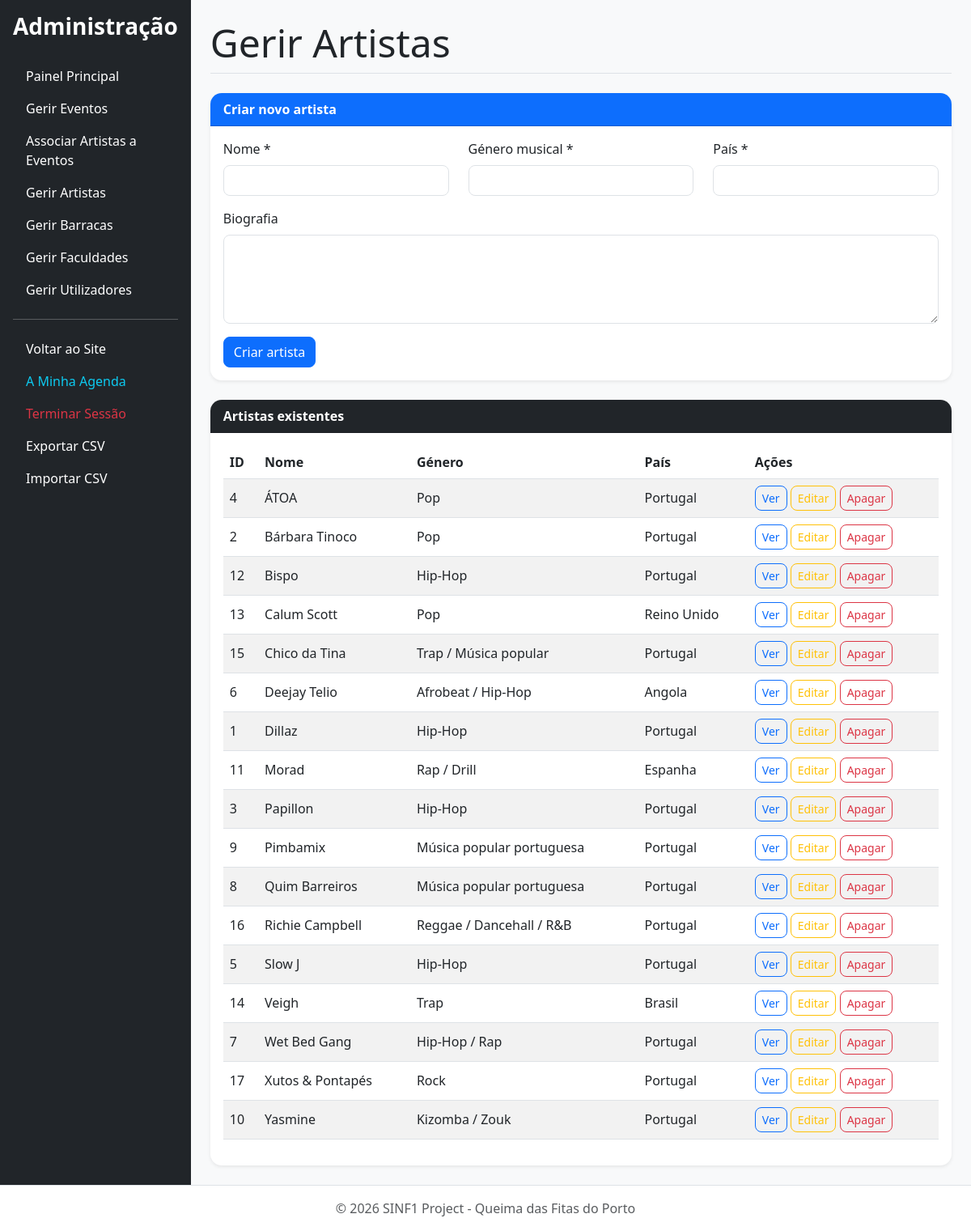
Screenshot of /public/admin/manage_artists.php (signed in) with the database file from the repository.
### tables this page shows
CREATE TABLE `artist` (
  `id_artist` int(11) NOT NULL,
  `name` varchar(100) NOT NULL,
  `musical_genre` varchar(50) DEFAULT NULL,
  `country` varchar(50) DEFAULT NULL,
  `biography` text DEFAULT NULL
);

### src/dal/DataAccessLayer.php (called while the page is built, shortened)
<?php
class DataAccessLayer {
    private $conn;
    public function __construct() {
        $this->conn = new mysqli(DB_HOST, DB_USER, DB_PASS, DB_NAME);
        $this->conn->set_charset("utf8mb4");
    }
    public function executeSelect($query, $params = [], $types = "") {
        $stmt = $this->conn->prepare($query);
        $stmt->execute();
        $result = $stmt->get_result();
        $data = $result->fetch_all(MYSQLI_ASSOC);
        return $data;
    }
}
?>

### src/bll/BusinessLogicLayer.php (called while the page is built, shortened)
<?php
require_once __DIR__ . '/../dal/DataAccessLayer.php';
class BusinessLogicLayer {
    private $dal;
    public function __construct() {
        $this->dal = new DataAccessLayer();
    }
    public function getAllArtists() {
        return $this->dal->executeSelect("SELECT * FROM artist ORDER BY name ASC");
    }
}
?>

### public/admin/manage_artists.php (the view, shortened to what this page needs)
<?php
include '../includes/header_admin.php';
$artists = $bll->getAllArtists();
$artistToEdit = null;
?>
<h1 class="display-5 border-bottom pb-2 mb-4">Gerir Artistas</h1>
<div class="card shadow-sm border-0 mb-4">
    <div class="card-header bg-primary text-white">
        <?php echo $artistToEdit ? 'Editar artista' : 'Criar novo artista'; ?>
    </div>
    <div class="card-body">
        <form method="POST" action="manage_artists.php<?php echo $artistToEdit ? '?edit=' . $artistToEdit['id_artist'] : ''; ?>">
            <div class="row">
                <div class="col-md-4 mb-3">
                    <label class="form-label">Nome *</label>
                    <input
                        type="text"
                        name="name"
                        class="form-control"
                        value="<?php echo htmlspecialchars($artistToEdit['name'] ?? ''); ?>"
                        required
                    >
                </div>
                <div class="col-md-4 mb-3">
                    <label class="form-label">Género musical *</label>
                    <input
                        type="text"
                        name="musical_genre"
                        class="form-control"
                        value="<?php echo htmlspecialchars($artistToEdit['musical_genre'] ?? ''); ?>"
                        required
                    >
                </div>
                <div class="col-md-4 mb-3">
                    <label class="form-label">País *</label>
                    <input
                        type="text"
                        name="country"
                        class="form-control"
                        value="<?php echo htmlspecialchars($artistToEdit['country'] ?? ''); ?>"
                        required
                    >
                </div>
            </div>
            <div class="mb-3">
                <label class="form-label">Biografia</label>
                <textarea name="biography" class="form-control" rows="4"><?php echo htmlspecialchars($artistToEdit['biography'] ?? ''); ?></textarea>
            </div>
            <button type="submit" class="btn btn-primary">
                <?php echo $artistToEdit ? 'Guardar alterações' : 'Criar artista'; ?>
            </button>
        </form>
    </div>
</div>
<div class="card shadow-sm border-0">
    <div class="card-header bg-dark text-white">
        Artistas existentes
    </div>
    <div class="card-body table-responsive">
        <table class="table table-striped align-middle">
            <thead>
                <tr>
                    <th>ID</th>
                    <th>Nome</th>
                    <th>Género</th>
                    <th>País</th>
                    <th>Ações</th>
                </tr>
            </thead>
            <tbody>
                <?php if ($artists && count($artists) > 0): ?>
                    <?php foreach ($artists as $artist): ?>
                        <tr>
                            <td><?php echo htmlspecialchars($artist['id_artist']); ?></td>
                            <td><?php echo htmlspecialchars($artist['name']); ?></td>
                            <td><?php echo htmlspecialchars($artist['musical_genre']); ?></td>
                            <td><?php echo htmlspecialchars($artist['country']); ?></td>
                            <td>
                                <a href="../UserInterface/artist_detail.php?id=<?php echo $artist['id_artist']; ?>" class="btn btn-sm btn-outline-primary">
                                    Ver
                                </a>
                                <a href="manage_artists.php?edit=<?php echo $artist['id_artist']; ?>" class="btn btn-sm btn-outline-warning">
                                    Editar
                                </a>
                                <a
                                    href="manage_artists.php?delete=<?php echo $artist['id_artist']; ?>"
                                    class="btn btn-sm btn-outline-danger"
                                    data-confirm-delete="Tens a certeza que queres apagar este artista?"
                                >
                                    Apagar
                                </a>
                            </td>
                        </tr>
                    <?php endforeach; ?>
                <?php endif; ?>
            </tbody>
        </table>
    </div>
</div>
<?php include '../includes/footer.php'; ?>

### public/css/style.css (style rules this page uses)
body { background-color: #f8f9fa; color: #212529; }
h1, h2, h3, h4, h5 { font-weight: 600; }
.card { border-radius: 14px; overflow: hidden; }
.card-header { font-weight: 600; }
.btn { border-radius: 8px; }
.table th { white-space: nowrap; }
.table td { vertical-align: middle; }
.form-control, .form-select { border-radius: 8px; }

### rows the page displays
artist: id_artist "4", name "ÁTOA", musical_genre "Pop", country "Portugal"
artist: id_artist "2", name "Bárbara Tinoco", musical_genre "Pop", country "Portugal"
artist: id_artist "12", name "Bispo", musical_genre "Hip-Hop", country "Portugal"
artist: id_artist "13", name "Calum Scott", musical_genre "Pop", country "Reino Unido"
artist: id_artist "15", name "Chico da Tina", musical_genre "Trap / Música popular", country "Portugal"
artist: id_artist "6", name "Deejay Telio", musical_genre "Afrobeat / Hip-Hop", country "Angola"
artist: id_artist "1", name "Dillaz", musical_genre "Hip-Hop", country "Portugal"
artist: id_artist "11", name "Morad", musical_genre "Rap / Drill", country "Espanha"
artist: id_artist "3", name "Papillon", musical_genre "Hip-Hop", country "Portugal"
artist: id_artist "9", name "Pimbamix", musical_genre "Música popular portuguesa", country "Portugal"
artist: id_artist "8", name "Quim Barreiros", musical_genre "Música popular portuguesa", country "Portugal"
artist: id_artist "16", name "Richie Campbell", musical_genre "Reggae / Dancehall / R&B", country "Portugal"
artist: id_artist "5", name "Slow J", musical_genre "Hip-Hop", country "Portugal"
artist: id_artist "14", name "Veigh", musical_genre "Trap", country "Brasil"
artist: id_artist "7", name "Wet Bed Gang", musical_genre "Hip-Hop / Rap", country "Portugal"
artist: id_artist "17", name "Xutos & Pontapés", musical_genre "Rock", country "Portugal"
artist: id_artist "10", name "Yasmine", musical_genre "Kizomba / Zouk", country "Portugal"
